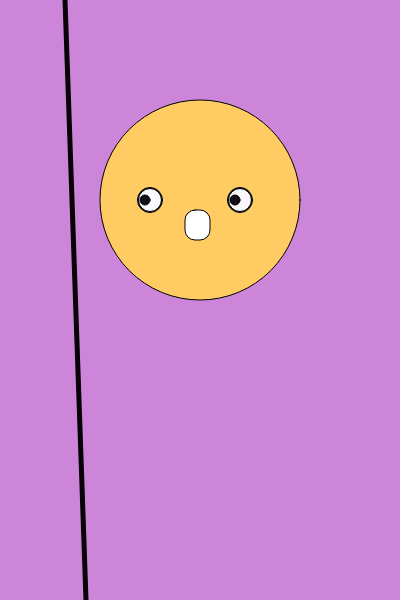
Frame 1 (no input)
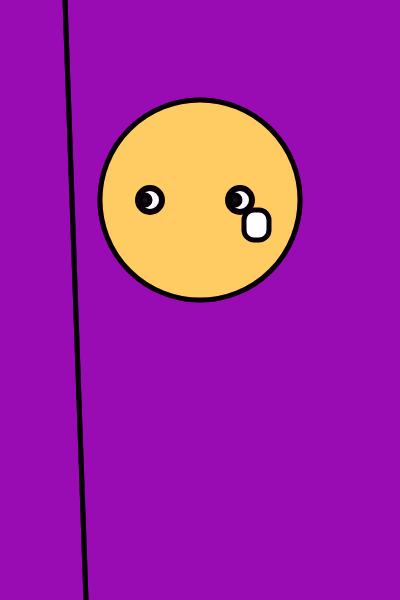
Frame 60 (no input)
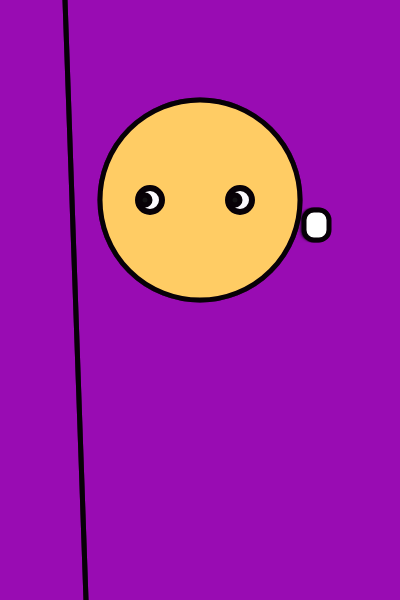
Frame 120 (the mouse pressed at the canvas centre since frame 60)

The p5.js sketch that drew these frames (run headless with seeded random() and noise() and a simulated clock; from frame 60 on, the mouse is pressed at the canvas centre):

// p5.js sketch
// ── sketch.js
let x = 185;
function setup() {
  createCanvas(400, 600);
}

function draw() {
  // Percentage RGBA notation.
  background("rgba(60%, 5%, 70%, 0.5)");

  fill(255, 204, 100);
  // circle(200, 335, 195);

  fill(255, 204, 100);
  circle(200, 200, 200);

  fill("#121113");
  circle(150, 200, 25);

  fill("#121113");
  circle(240, 200, 25);

  fill("#FCFAFF");
  circle(150, 200, 23);

  fill("#F9F7FC");
  circle(240, 200, 23);

  fill("#121113");
  circle(145, 200, 10);

  fill("#121113");
  circle(235, 200, 10);

  fill("#E6185D(100%, 0%, 10%)");
  // rect(x, y, w, h)
  rect(x,210, 25, 30, 10);
  // rect(185, 210, 25, 30, 10);
  x = x + 1;

  stroke("rgb(7,1,7)");
  strokeWeight(5);

  line(30, -1000, 100, 1000);
}
